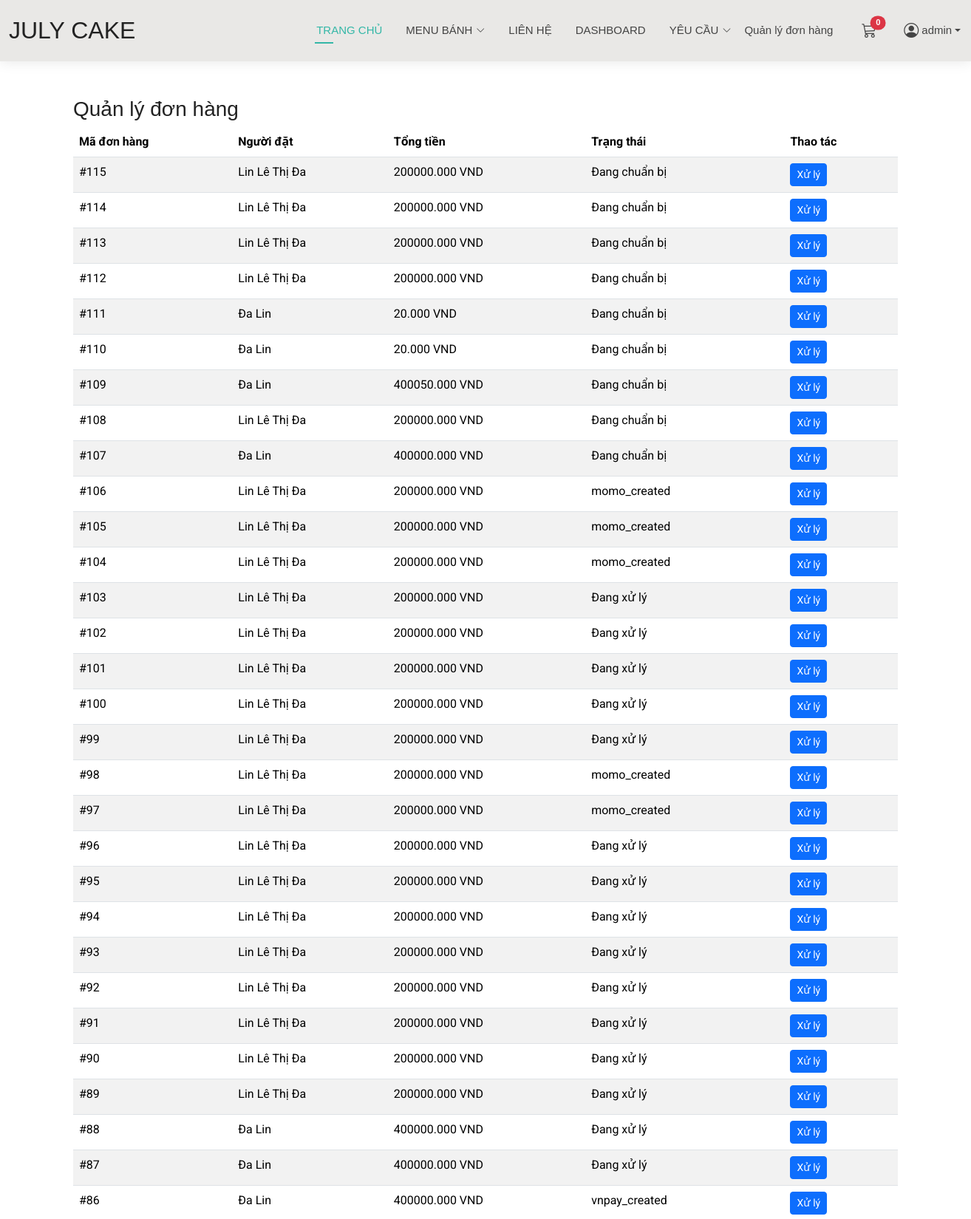
The app's page /payments/process-orders/ (signed in, upper part) with its own data.
### payments/models.py (models this page shows, shortened)
class Order(models.Model):
    PAYMENT_CHOICES = [
        ('cod', 'COD'),
        ('vnpay', 'VNPay'),
        ('stripe', 'Stripe'),
        ('paypal', 'PayPal'),
        ('momo', 'MoMo'),
    ]
    STATUS_CHOICES = [
        ('pending', 'Đang xử lý'),
        ('processing', 'Đang chuẩn bị'),
        ('shipping', 'Đang vận chuyển'),
        ('delivered', 'Đã giao hàng'),
        ('cancelled', 'Đã hủy'),
    ]
    user = models.ForeignKey(settings.AUTH_USER_MODEL, null=True, blank=True, on_delete=models.SET_NULL)
    full_name = models.CharField("Người đặt", max_length=255)
    email = models.EmailField("Email", max_length=254, blank=True, null=True)
    phone = models.CharField("Số điện thoại", max_length=50)
    recipient_address = models.CharField("Địa chỉ người nhận", max_length=500)
    note = models.TextField("Ghi chú", blank=True)
    payment_method = models.CharField("Phương thức thanh toán", max_length=50, choices=PAYMENT_CHOICES, default='cod')
    total_amount = models.DecimalField("Tổng tiền", max_digits=12, decimal_places=3, default=Decimal('0'))
    created_at = models.DateTimeField("Thời gian tạo", auto_now_add=True)
    paid = models.BooleanField("Đã thanh toán", default=False)
    status = models.CharField("Trạng thái", max_length=50, choices=STATUS_CHOICES, default='pending')  # Thêm lựa chọn trạng thái
    invoice_token = models.UUIDField(default=uuid.uuid4, editable=False, db_index=True)
    paypal_order_id = models.CharField(max_length=255, blank=True, null=True)
    payment_details = models.JSONField(blank=True, null=True)  # Lưu thông tin chi tiết thanh toán
    momo_order_id = models.CharField(max_length=100, blank=True, null=True)
    class Meta:
        ordering = ['-created_at']  # Sắp xếp theo thời gian tạo, mới nhất lên đầu
        verbose_name = "Order"  # Tên hiển thị trong admin
        verbose_name_plural = "Orders"

### payments/views.py (the view)
# urls.py: path('process-orders/', views.process_orders, name='process_orders'),  # Danh sách đơn hàng
@staff_member_required
def process_orders(request):
    orders = Order.objects.all().order_by('-created_at')  # Lấy danh sách đơn hàng theo thời gian mới nhất
    return render(request, 'payments/admin_order_list.html', {'orders': orders})

### cart/context_processors.py (called while the page is built)
def cart_count(request):
    if getattr(request, 'user', None) and request.user.is_authenticated:
        total = CartItem.objects.filter(cart__user=request.user).aggregate(total=Sum('quantity'))['total'] or 0
    else:
        cart = request.session.get('cart', {})
        try:
            total = sum(int(item.get('quantity', 0) or 0) for item in cart.values())
        except Exception:
            total = 0
    return {'cart_count': int(total)}

### payments/templates/payments/admin_order_list.html
{% extends 'base.html' %}
{% block content %}
<div class="container py-5">
    <h3>Quản lý đơn hàng</h3>
    <table class="table table-striped">
        <thead>
            <tr>
                <th>Mã đơn hàng</th>
                <th>Người đặt</th>
                <th>Tổng tiền</th>
                <th>Trạng thái</th>
                <th>Thao tác</th>
            </tr>
        </thead>
        <tbody>
        {% for order in orders %}
            <tr>
                <td>#{{ order.id }}</td>
                <td>{{ order.full_name }}</td>
                <td>{{ order.total_amount }} VND</td>
                <td>{{ order.get_status_display }}</td>
                <td>
                    <a href="{% url 'payments:process_order_detail' order.id %}" class="btn btn-primary btn-sm">
                        Xử lý
                    </a>
                </td>
            </tr>
        {% endfor %}
        </tbody>
    </table>
</div>
{% endblock %}

### templates/base.html (shortened to what this page needs)
{% load static %}
<!DOCTYPE html>
<html lang="en">
<head>
  <link href="{% static 'assets/vendor/bootstrap/css/bootstrap.min.css' %}" rel="stylesheet">
  <link href="{% static 'assets/vendor/bootstrap-icons/bootstrap-icons.css' %}" rel="stylesheet">
  <link href="{% static 'assets/vendor/aos/aos.css' %}" rel="stylesheet">
  <link href="{% static 'assets/vendor/swiper/swiper-bundle.min.css' %}" rel="stylesheet">
  <link href="{% static 'assets/vendor/glightbox/css/glightbox.min.css' %}" rel="stylesheet">
  <link href="{% static 'assets/css/main.css' %}" rel="stylesheet">
</head>
<body>
<header id="header" class="header d-flex align-items-center light-background sticky-top">
  <div class="container-fluid position-relative d-flex align-items-center justify-content-between">
    <a href="{% url 'home:index' %}" class="logo d-flex align-items-center me-auto me-xl-0">
      <h1 class="sitename">JULY CAKE</h1>
    </a>
    <nav id="navmenu" class="navmenu">
      <ul>
        <li><a href="{% url 'home:index' %}" class="active">TRANG CHỦ</a></li>
        <li class="dropdown">
          <a href="{% url 'products:list' %}"><span>MENU BÁNH</span> <i class="bi bi-chevron-down toggle-dropdown"></i></a>
        </li>
        <li><a href="{% url 'home:contact' %}">LIÊN HỆ</a></li>
          {% if user.is_authenticated %}
    {% if user.is_staff %}
        <li><a href="/dashboard/order-statistics/">DASHBOARD</a></li>
          <li class="dropdown">
          <a href=""><span>YÊU CẦU</span> <i class="bi bi-chevron-down toggle-dropdown"></i></a>
        </li>
          <a href="{% url 'payments:process_orders' %}" class="nav-link">Quản lý đơn hàng</a>
    {% elif user.supplier_profile %}
        <li>
            <a class="nav-link" href="{% url 'suppliers:requests_list' %}">Cung cấp</a>
        </li>
    {% endif %}
{% endif %}
        <li class="ms-3">
          <a href="{% url 'cart:detail' %}" class="position-relative">
            <i class="bi bi-cart3 fs-5"></i>
            <span class="position-absolute top-0 start-100 translate-middle badge rounded-pill bg-danger">
              {% if cart_count %}{{ cart_count }}{% else %}0{% endif %}
            </span>
          </a>
        </li>
        {% if user.is_authenticated %}
         <li class="nav-item dropdown">
              <a class="nav-link dropdown-toggle d-flex align-items-center" href="#" id="userDropdown" role="button" data-bs-toggle="dropdown" aria-expanded="false">
                <i class="bi bi-person-circle fs-5 me-1"></i>
                {{ user.username }}
              </a>
            </li>
        {% else %}
          <li class="ms-3">
            <a href="{% url 'home:login' %}"> Đăng nhập</a>
          </li>
        {% endif %}
      </ul>
    </nav>
  </div>
</header>
{% block content %}
{% endblock %}
</body>
</html>

### first_project/static/assets/css/main.css (style rules this page uses)
:root { --default-font: "Roboto", system-ui, -apple-system, "Segoe UI", Roboto, "Helvetica Neue", Arial, "Noto Sans", "Liberation Sans", sans-serif, "Apple Color Emoji", "Segoe UI Emoji", "Segoe UI Symbol", "Noto Color Emoji"; --heading-font: "Raleway", sans-serif; --nav-font: "Poppins", sans-serif; }
:root { --background-color: #ffffff; --default-color: #444444; --heading-color: #222222; --accent-color: #34b7a7; --surface-color: #ffffff; --contrast-color: #ffffff; }
:root { --nav-color: #444444; --nav-hover-color: #34b7a7; --nav-mobile-background-color: #ffffff; --nav-dropdown-background-color: #ffffff; --nav-dropdown-color: #444444; --nav-dropdown-hover-color: #34b7a7; }
.light-background { --background-color: #e9e8e6; --surface-color: #ffffff; }
:root { scroll-behavior: smooth; }
body { color: var(--default-color); background-color: var(--background-color); font-family: var(--default-font); }
a { color: var(--accent-color); text-decoration: none; transition: 0.3s; }
h1, h2, h3, h4, h5, h6 { color: var(--heading-color); font-family: var(--heading-font); }
.header { color: var(--default-color); background-color: var(--background-color); padding: 15px 0; transition: all 0.5s; z-index: 997; box-shadow: 0px 0 18px rgba(0, 0, 0, 0.1); }
.header .logo { line-height: 1; }
.header .logo h1 { font-size: 32px; margin: 0; font-weight: 300; text-transform: uppercase; color: var(--heading-color); }
@media (min-width: 1200px) { .navmenu { padding: 0; } }
@media (min-width: 1200px) { .navmenu ul { margin: 0; padding: 0; display: flex; list-style: none; align-items: center; } }
@media (min-width: 1200px) { .navmenu li { position: relative; } }
@media (min-width: 1200px) { .navmenu>ul>li { white-space: nowrap; padding: 15px 14px; } }
@media (min-width: 1200px) { .navmenu>ul>li:last-child { padding-right: 0; } }
@media (min-width: 1200px) { .navmenu a, .navmenu a:focus { color: var(--nav-color); font-size: 15px; padding: 0 2px; font-family: var(--nav-font); font-weight: 400; display: flex; align-items: center; justify-content: space-between; white-space: nowrap; transition: 0.3s; position: relative; } }
@media (min-width: 1200px) { .navmenu a i, .navmenu a:focus i { font-size: 12px; line-height: 0; margin-left: 5px; transition: 0.3s; } }
@media (min-width: 1200px) { .navmenu>ul>li>a:before { content: ""; position: absolute; height: 2px; bottom: -6px; left: 0; background-color: var(--nav-hover-color); visibility: hidden; width: 0px; transition: all 0.3s ease-in-out 0s; } }
@media (min-width: 1200px) { .navmenu a:hover:before, .navmenu li:hover>a:before, .navmenu .active:before { visibility: visible; width: 25px; } }
@media (min-width: 1200px) { .navmenu li:hover>a, .navmenu .active, .navmenu .active:focus { color: var(--nav-hover-color); } }

### records on screen
Order: id "115", full_name "Lin Lê Thị Đa", total_amount "200000.000", status "Đang chuẩn bị"
Order: id "114", full_name "Lin Lê Thị Đa", total_amount "200000.000", status "Đang chuẩn bị"
Order: id "113", full_name "Lin Lê Thị Đa", total_amount "200000.000", status "Đang chuẩn bị"
Order: id "112", full_name "Lin Lê Thị Đa", total_amount "200000.000", status "Đang chuẩn bị"
Order: id "111", full_name "Đa Lin", total_amount "20.000", status "Đang chuẩn bị"
Order: id "110", full_name "Đa Lin", total_amount "20.000", status "Đang chuẩn bị"
Order: id "109", full_name "Đa Lin", total_amount "400050.000", status "Đang chuẩn bị"
Order: id "108", full_name "Lin Lê Thị Đa", total_amount "200000.000", status "Đang chuẩn bị"
Order: id "107", full_name "Đa Lin", total_amount "400000.000", status "Đang chuẩn bị"
Order: id "106", full_name "Lin Lê Thị Đa", total_amount "200000.000", status "momo_created"
Order: id "105", full_name "Lin Lê Thị Đa", total_amount "200000.000", status "momo_created"
Order: id "104", full_name "Lin Lê Thị Đa", total_amount "200000.000", status "momo_created"
Order: id "103", full_name "Lin Lê Thị Đa", total_amount "200000.000", status "Đang xử lý"
Order: id "102", full_name "Lin Lê Thị Đa", total_amount "200000.000", status "Đang xử lý"
Order: id "101", full_name "Lin Lê Thị Đa", total_amount "200000.000", status "Đang xử lý"
Order: id "100", full_name "Lin Lê Thị Đa", total_amount "200000.000", status "Đang xử lý"
Order: id "99", full_name "Lin Lê Thị Đa", total_amount "200000.000", status "Đang xử lý"
Order: id "98", full_name "Lin Lê Thị Đa", total_amount "200000.000", status "momo_created"
Order: id "97", full_name "Lin Lê Thị Đa", total_amount "200000.000", status "momo_created"
Order: id "96", full_name "Lin Lê Thị Đa", total_amount "200000.000", status "Đang xử lý"
Order: id "95", full_name "Lin Lê Thị Đa", total_amount "200000.000", status "Đang xử lý"
Order: id "94", full_name "Lin Lê Thị Đa", total_amount "200000.000", status "Đang xử lý"
Order: id "93", full_name "Lin Lê Thị Đa", total_amount "200000.000", status "Đang xử lý"
Order: id "92", full_name "Lin Lê Thị Đa", total_amount "200000.000", status "Đang xử lý"
Order: id "91", full_name "Lin Lê Thị Đa", total_amount "200000.000", status "Đang xử lý"
Order: id "90", full_name "Lin Lê Thị Đa", total_amount "200000.000", status "Đang xử lý"
Order: id "89", full_name "Lin Lê Thị Đa", total_amount "200000.000", status "Đang xử lý"
Order: id "88", full_name "Đa Lin", total_amount "400000.000", status "Đang xử lý"
Order: id "87", full_name "Đa Lin", total_amount "400000.000", status "Đang xử lý"
Order: id "86", full_name "Đa Lin", total_amount "400000.000", status "vnpay_created"

### other values on screen
{{ user.username }} "admin"
